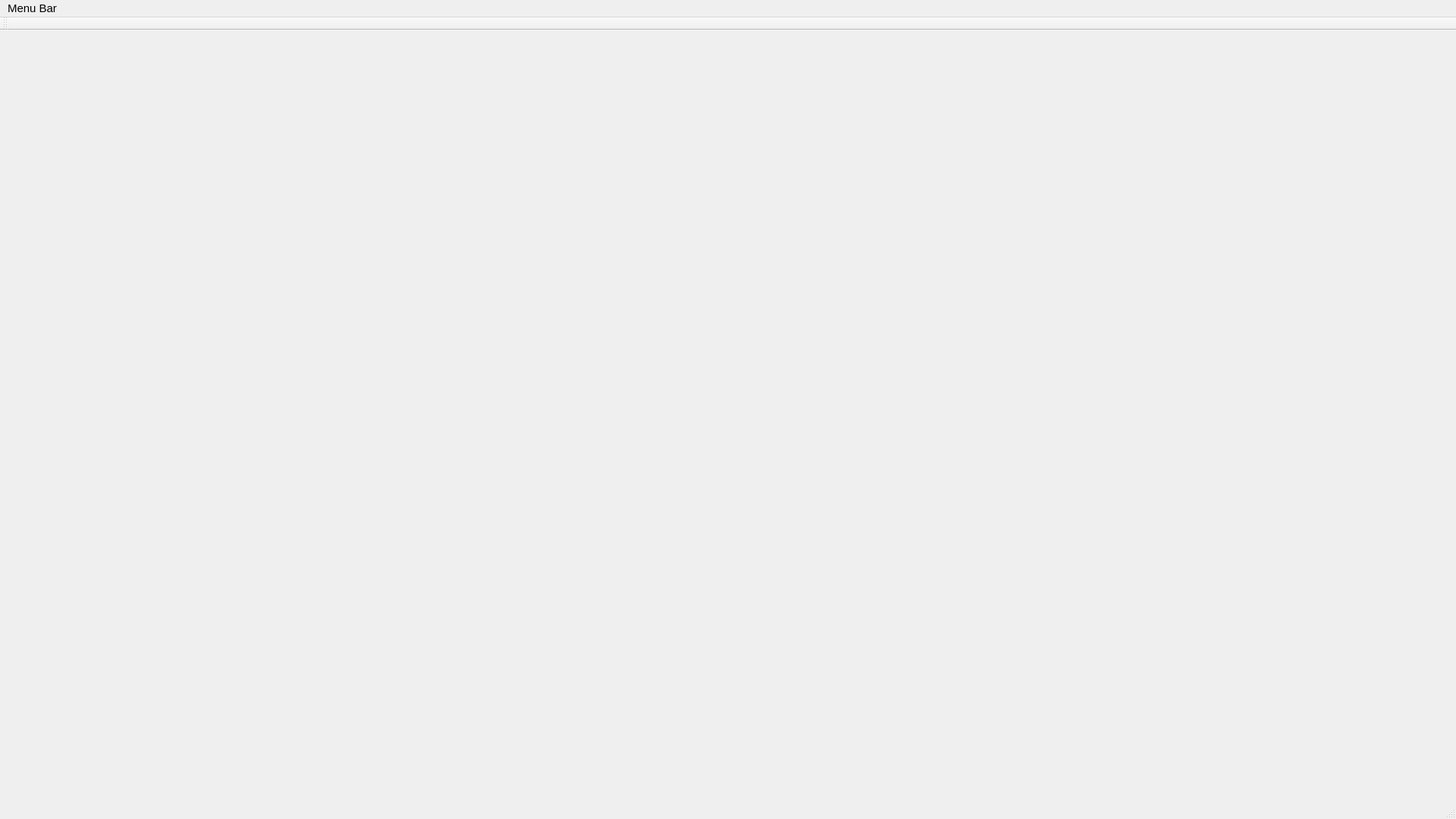
<?xml version="1.0" encoding="UTF-8"?>
<ui version="4.0">
 <class>MainWindow</class>
 <widget class="QMainWindow" name="MainWindow">
  <property name="geometry">
   <rect>
    <x>0</x>
    <y>0</y>
    <width>1920</width>
    <height>1080</height>
   </rect>
  </property>
  <property name="minimumSize">
   <size>
    <width>1920</width>
    <height>1080</height>
   </size>
  </property>
  <property name="font">
   <font>
    <pointsize>11</pointsize>
   </font>
  </property>
  <property name="windowTitle">
   <string>MainWindow</string>
  </property>
  <widget class="QWidget" name="centralwidget"/>
  <widget class="QMenuBar" name="menubar">
   <property name="geometry">
    <rect>
     <x>0</x>
     <y>0</y>
     <width>1920</width>
     <height>22</height>
    </rect>
   </property>
   <widget class="QMenu" name="menuMenu_Bar">
    <property name="title">
     <string>Menu Bar</string>
    </property>
   </widget>
   <addaction name="menuMenu_Bar"/>
  </widget>
  <widget class="QStatusBar" name="statusbar"/>
  <widget class="QToolBar" name="toolBar">
   <property name="windowTitle">
    <string>toolBar</string>
   </property>
   <attribute name="toolBarArea">
    <enum>TopToolBarArea</enum>
   </attribute>
   <attribute name="toolBarBreak">
    <bool>false</bool>
   </attribute>
  </widget>
 </widget>
 <resources/>
 <connections/>
</ui>
